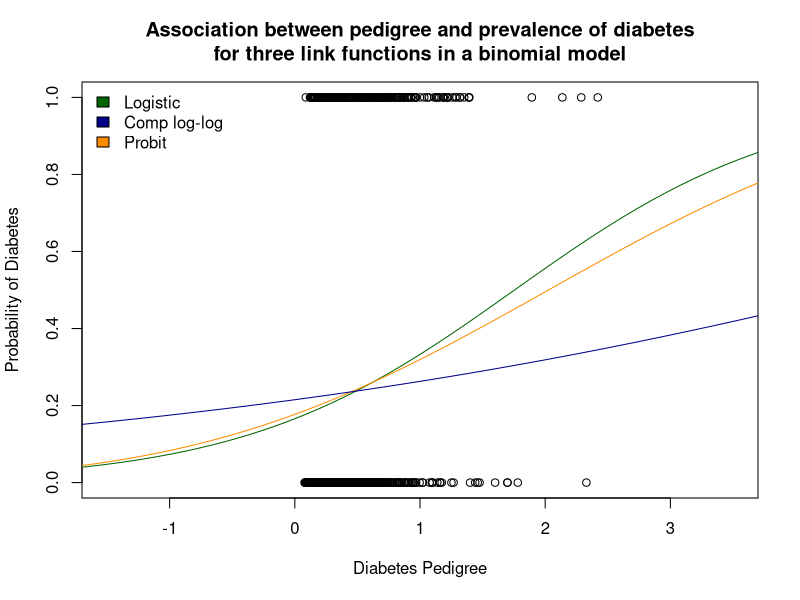
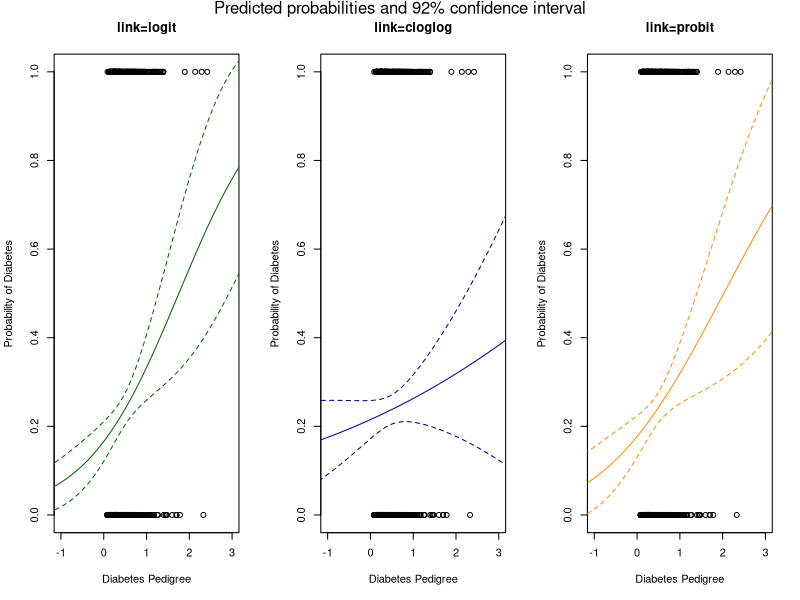

R code for these plots, in order: (Note: this script raises an error after producing the figures.)
#~~~~~~~~~~~~~~~~~~~~~~~~~~~~~~~~~~~~~~~~~~~~~~~~~~~~~~~~~~~~~~~~~~~~~~~~~~~~~~~~~~~~~~~~~
# student: Raul
# course: STAT 570
# assignment: hw7
#~~~~~~~~~~~~~~~~~~~~~~~~~~~~~~~~~~~~~~~~~~~~~~~~~~~~~~~~~~~~~~~~~~~~~~~~~~~~~~~~~~~~~~~~~
library(tidyverse)
library(dplyr)
rm(list=ls())

#~~~~~~~~~~~#
# Problem 1 #
#~~~~~~~~~~~#
n <- 1e3
b0 <- -2.5

mysim <- function(b1, b2, N) {
  betas_1 <- rep(0,N)
  betas_1_star <- rep(0,N)
  inside <- rep(0,N)
  inside_star <- rep(0,N)
  signif_b1 <- rep(0,N)
  signif_b1_star <- rep(0,N)
  cz <- qnorm(0.975, 0, 1)
  
  for(i in 1:N){
    x <- rbinom(n=n, size=1, prob=0.5)
    z <- rnorm(n=n, mean=0, sd=1)
    p <- exp(b0+b1*x+b2*z)/(1 + exp(b0+b1*x+b2*z))
    y <- rbinom(n=n, size=1, prob=p)
    
    fit_tru <- glm(y~x+z, family = binomial(link="logit")) |> summary() %>% .$coefficients
    fit_noz <- glm(y~x  , family = binomial(link="logit")) |> summary() %>% .$coefficients
    
    betas_1[i] <- fit_tru[2,1]
    betas_1_star[i] <- fit_noz[2,1]
    inside[i]      <- as.numeric(fit_tru[2,1]-cz*fit_tru[2,2] < b1 & b1 < fit_tru[2,1]+cz*fit_tru[2,2])
    inside_star[i] <- as.numeric(fit_noz[2,1]-cz*fit_noz[2,2] < b1 & b1 < fit_noz[2,1]+cz*fit_noz[2,2])
    signif_b1[i]      <- as.numeric(fit_tru[2,4] < 0.05)
    signif_b1_star[i] <- as.numeric(fit_noz[2,4] < 0.05)
  }
  return(data.frame("betas_1" = betas_1,
                    "betas_1_star" = betas_1_star,
                    "inside" = inside,
                    "inside_star" = inside_star,
                    "signif_b1" = signif_b1,
                    "signif_b1_star" = signif_b1_star))
}

N <- 1e3
sim_04_06 <- mysim(0.4, 0.6, N=N)
sim_04_12 <- mysim(0.4, 1.2, N=N)
sim_04_25 <- mysim(0.4, 2.5, N=N)
sim_11_06 <- mysim(1.1, 0.6, N=N)
sim_11_12 <- mysim(1.1, 1.2, N=N)
sim_11_25 <- mysim(1.1, 2.5, N=N)

get_SE <- function(x) sqrt(var(x)/length(x))

row1 <-c(sapply(sim_04_06, mean), "SE_b1"=get_SE(sim_04_06$betas_1), "SE_b1_star"=get_SE(sim_04_06$betas_1_star))
row2 <-c(sapply(sim_04_12, mean), "SE_b1"=get_SE(sim_04_12$betas_1), "SE_b1_star"=get_SE(sim_04_12$betas_1_star))
row3 <-c(sapply(sim_04_25, mean), "SE_b1"=get_SE(sim_04_25$betas_1), "SE_b1_star"=get_SE(sim_04_25$betas_1_star))
row4 <-c(sapply(sim_11_06, mean), "SE_b1"=get_SE(sim_11_06$betas_1), "SE_b1_star"=get_SE(sim_11_06$betas_1_star))
row5 <-c(sapply(sim_11_12, mean), "SE_b1"=get_SE(sim_11_12$betas_1), "SE_b1_star"=get_SE(sim_11_12$betas_1_star))
row6 <-c(sapply(sim_11_25, mean), "SE_b1"=get_SE(sim_11_25$betas_1), "SE_b1_star"=get_SE(sim_11_25$betas_1_star))

res_tab <- rbind(row1,row2,row3,row4,row5,row6) |> as.data.frame()

res_tab <- res_tab |> 
           dplyr::select(betas_1, betas_1_star, SE_b1, SE_b1_star, 
                         inside, inside_star, signif_b1, signif_b1_star)

row.names(res_tab) <- c("b1=0.4, b2=0.6","b1=0.4, b2=1.2","b1=0.4, b2=2.5",
                        "b1=1.1, b2=0.6","b1=1.1, b2=1.2","b1=1.1, b2=2.5")
colnames(res_tab) <- c("b1","b1*","SE b1","SE b1*",
                       "95% covrge","95% covrge*",
                       "Power b1", "Power b1*")

# compare with linear model
mysim_lm <- function(b1, b2, N, star = FALSE) {
  betas_1_lm   <- rep(0,N)
  inside_lm    <- rep(0,N)
  sig_b1_lm    <- rep(0,N)
  cz <- qnorm(0.975, 0, 1)
  
  for(i in 1:N){
    x <- rbinom(n=n, size=1, prob=0.5)
    z <- rnorm(n=n, mean=0, sd=1)
    p <- exp(b0+b1*x+b2*z)/(1 + exp(b0+b1*x+b2*z))
    y <- rbinom(n=n, size=1, prob=p)
    if(star == FALSE) {
      fit_lm <-  lm(y~x+z) |> summary() %>% .$coefficients
      if(i<10) print("lm(y~x+z)")
    }
    else {
      fit_lm <-  lm(y~x) |> summary() %>% .$coefficients
    }
    betas_1_lm[i] <- fit_lm[2,1]
    inside_lm[i]  <- as.numeric( fit_lm[2,1]-cz*fit_lm[2,2]  < b1 & b1 <  fit_lm[2,1]+cz*fit_lm[2,2])
    sig_b1_lm[i] <- as.numeric(fit_lm[2,4] < 0.05)
  }
  return(data.frame("betas_1_lm" = betas_1_lm,
                    "inside_lm" = inside_lm,
                    "signif_b1_lm" = sig_b1_lm))
}



get_results_tab <- function(sim1, sim2, sim3, sim4, sim5, sim6, star = FALSE){ 
  
  row1 <-c(sapply(sim1, mean), "SE_b1"=get_SE(sim1[,3]))
  row2 <-c(sapply(sim2, mean), "SE_b1"=get_SE(sim2[,3]))
  row3 <-c(sapply(sim3, mean), "SE_b1"=get_SE(sim3[,3]))
  row4 <-c(sapply(sim4, mean), "SE_b1"=get_SE(sim4[,3]))
  row5 <-c(sapply(sim5, mean), "SE_b1"=get_SE(sim5[,3]))
  row6 <-c(sapply(sim6, mean), "SE_b1"=get_SE(sim6[,3]))
  
  rt <- rbind(row1,row2,row3,row4,row5,row6) |> as.data.frame()
  
  rt <- rt[,c(1,4,2,3)] #|> dplyr::select(betas_1_lm, SE_b1_lm, inside_lm, signif_b1_lm)
  
  row.names(rt) <- c("b1=0.4, b2=0.6","b1=0.4, b2=1.2","b1=0.4, b2=2.5",
                     "b1=1.1, b2=0.6","b1=1.1, b2=1.2","b1=1.1, b2=2.5")
  
  if(star==TRUE) {
    colnames(rt) <- c("b1*","SE b1*","95% covrge*","Power b1*")
  } else {
    colnames(rt) <- c("b1","SE b1","95% covrge","Power b1")
  }
  rt
}

N <- 1e3
sim_lm_04_06 <- mysim_lm(0.4, 0.6, N=N, star = FALSE)
sim_lm_04_12 <- mysim_lm(0.4, 1.2, N=N, star = FALSE)
sim_lm_04_25 <- mysim_lm(0.4, 2.5, N=N, star = FALSE)
sim_lm_11_06 <- mysim_lm(1.1, 0.6, N=N, star = FALSE)
sim_lm_11_12 <- mysim_lm(1.1, 1.2, N=N, star = FALSE)
sim_lm_11_25 <- mysim_lm(1.1, 2.5, N=N, star = FALSE)
res_tab_lm_z <- get_results_tab(sim_lm_04_06, sim_lm_04_12, sim_lm_04_25, 
                                sim_lm_11_06, sim_lm_11_12, sim_lm_11_25, star = FALSE)

N <- 1e3
sim_lm_04_06 <- mysim_lm(0.4, 0.6, N=N, star = TRUE)
sim_lm_04_12 <- mysim_lm(0.4, 1.2, N=N, star = TRUE)
sim_lm_04_25 <- mysim_lm(0.4, 2.5, N=N, star = TRUE)
sim_lm_11_06 <- mysim_lm(1.1, 0.6, N=N, star = TRUE)
sim_lm_11_12 <- mysim_lm(1.1, 1.2, N=N, star = TRUE)
sim_lm_11_25 <- mysim_lm(1.1, 2.5, N=N, star = TRUE)
res_tab_lm <- get_results_tab(sim_lm_04_06, sim_lm_04_12, sim_lm_04_25, 
                              sim_lm_11_06, sim_lm_11_12, sim_lm_11_25, star = FALSE)

res_tab_lm
res_tab_lm_z


#~~~~~~~~~~~#
# Problem 2 #
#~~~~~~~~~~~#

library(mlbench)
data(PimaIndiansDiabetes2)


# (a)
# remove records with missing values
mydata <- PimaIndiansDiabetes2[, c("diabetes","pregnant","glucose","mass","pedigree","age")]
mydata <- mydata[complete.cases(mydata), ]
mydata$diabetes <- as.numeric(mydata$diabetes == "pos")
glimpse(mydata)

# (b)
# fit the three models
myformula <- as.formula("diabetes ~ pregnant + glucose + mass + pedigree + age")
fit_logit   <- glm(myformula, data=mydata, binomial(link="logit"))
fit_probit  <- glm(myformula, data=mydata, binomial(link="probit"))
fit_cloglog <- glm(myformula, data=mydata, binomial(link="cloglog"))

get_model_stuff <- function(model) {
  l <- model$rank
  even_i <- seq(from=0, by=2, len=l)+2
  odd_i <- seq(from=1, by=2, len=l)
  v <- rep(0, 2*l)
  v[odd_i] <- summary(model)$coefficients[,1] |> as.vector() |> formatC(format="f",digits=2)
  v[even_i] <- summary(model)$coefficients[,2] |> as.vector() |> formatC(format="f",digits=4)
  return(v)
}

tab_b <- data.frame("logit"  = get_model_stuff(fit_logit),
                    "probit" = get_model_stuff(fit_probit),
                    "cloglog"= get_model_stuff(fit_cloglog))
mynames <- rep("",12)
mynames[seq(from=0, by=2, len=6)+2] <- paste("SE", names(coef(fit_logit)))
mynames[seq(from=1, by=2, len=6)] <-  names(coef(fit_logit))
row.names(tab_b) <- mynames


## (c)
tab_c <- tab_b[seq(from=1, by=2, len=6), 1] |> 
               cbind(as.numeric(tab_b[seq(from=1, by=2, len=6),1]) |> 
                     exp() |> 
                     formatC(format="f", digits=2))
row.names(tab_c) <- names(coef(fit_logit))
colnames(tab_c) <- c("logit  b", "logit exp(b)")


## (d)  
xseq <- seq(-5, 5, length.out=200)
X_means_df <- data.frame("pregnant" = median(mydata$pregnant),
                         "glucose"  = median(mydata$glucose),
                         "mass"     = median(mydata$mass),
                         "pedigree" = xseq,
                         "age"      = median(mydata$age))

fitted_log <- predict(fit_logit,   newdata = X_means_df, se.fit=TRUE, type="response") 
fitted_cll <- predict(fit_cloglog, newdata = X_means_df, se.fit=TRUE, type="response")
fitted_pro <- predict(fit_probit,  newdata = X_means_df, se.fit=TRUE, type="response")


# Three in same plot
plot(diabetes~pedigree, data = mydata,
     ylim=c(0,1),
     ylab="Probability of Diabetes",
     xlab="Diabetes Pedigree",
     xlim=c(-1.5,3.5),
     main = "Association between pedigree and prevalence of diabetes\nfor three link functions in a binomial model")
lines(xseq, fitted_log$fit, col="darkgreen")
lines(xseq, fitted_pro$fit, col="darkorange")
lines(xseq, fitted_cll$fit, col="darkblue")
legend("topleft",
       fill=c("darkgreen","darkblue","darkorange"),
       col=c("darkgreen","darkblue","darkorange"),
       bty="n",
       legend=c("Logistic","Comp log-log","Probit"))


#Three plots
z <- qnorm(0.96) # for 92% confidence intervals

par(mfrow=c(1,3))

# logistic
plot(diabetes~pedigree, data = mydata,
     ylim=c(0,1),
     ylab="Probability of Diabetes",
     xlab="Diabetes Pedigree",
     xlim=c(-1,3), main="link=logit")
lines(xseq, fitted_log$fit, col="darkgreen")
lines(xseq, fitted_log$fit + z*fitted_log$se.fit, col="darkgreen", lty=2)
lines(xseq, fitted_log$fit - z*fitted_log$se.fit, col="darkgreen", lty=2)

# cloglog
plot(diabetes~pedigree, data = mydata,
     ylim=c(0,1),
     ylab="Probability of Diabetes",
     xlab="Diabetes Pedigree",
     xlim=c(-1,3), main = "link=cloglog")
lines(xseq, fitted_cll$fit, col="darkblue")
lines(xseq, fitted_cll$fit + z*fitted_cll$se.fit, col="darkblue", lty=2)
lines(xseq, fitted_cll$fit - z*fitted_cll$se.fit, col="darkblue", lty=2)

# probit
plot(diabetes~pedigree, data = mydata,
     ylim=c(0,1),
     ylab="Probability of Diabetes",
     xlab="Diabetes Pedigree",
     xlim=c(-1,3), main = "link=probit")
lines(xseq, fitted_pro$fit, col="darkorange")
lines(xseq, fitted_pro$fit + z*fitted_pro$se.fit, col="darkorange", lty=2)
lines(xseq, fitted_pro$fit - z*fitted_pro$se.fit, col="darkorange", lty=2)
mtext("Predicted probabilities and 92% confidence interval", side = 3, line = -1.25, outer = TRUE)


# (d) DEPRECATED
### xseq <- seq(0, 2.5, length.out=100)

#fitted_log <- predict(fit_logit,   newdata = X_means_df, se.fit=TRUE, type="link") 
#fitted_cll <- predict(fit_cloglog, newdata = X_means_df, se.fit=TRUE, type="link")
#fitted_pro <- predict(fit_probit,  newdata = X_means_df, se.fit=TRUE, type="link")

# logit
#lines(xseq, exp(fitted_log$fit)/(1+exp(fitted_log$fit)), col="darkgreen")
#lines(xseq, exp(fitted_log$fit+z*fitted_log$se.fit)/(1+exp(fitted_log$fit+z*fitted_log$se.fit)), col="darkgreen", lty=2)
#lines(xseq, exp(fitted_log$fit-z*fitted_log$se.fit)/(1+exp(fitted_log$fit-z*fitted_log$se.fit)), col="darkgreen", lty=2)

# cloglog
#lines(xseq, 1-exp(-exp(fitted_cll$fit)), col = "darkblue")
#lines(xseq, 1-exp(-exp(fitted_cll$fit +z*fitted_cll$se.fit)), col = "darkblue", lty=2)
#lines(xseq, 1-exp(-exp(fitted_cll$fit -z*fitted_cll$se.fit)), col = "darkblue", lty=2)



save.image(file = "/Users/raulta/Library/CloudStorage/GoogleDrive-rauldavidt@gmail.com/My Drive/Stat 570/hw/hw7/hw7_objects.Rdata")







